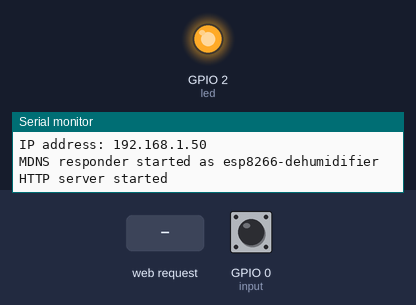
The sketch below on a simulated ESP8266 (NodeMCU). Parts: output pins drawn as LEDs (lit = HIGH), the last lines printed to the serial monitor. The inputs (shaded band) are chosen by the test bench; at power-on: GPIO 0 (input) HIGH. WiFi joins after 1.5 s; servers stay silent unless stated.

Above: at 2.7 s.
2.8 s: HTTP request GET /?led=1&on=1&off=1 received
At 3.1 s:
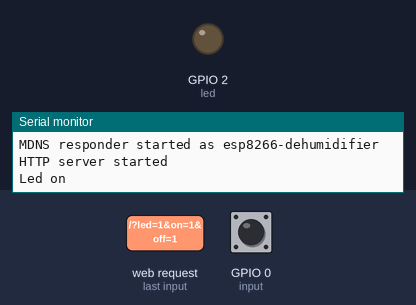
4.3 s: HTTP request GET /led?off=1 received
At 5.5 s:
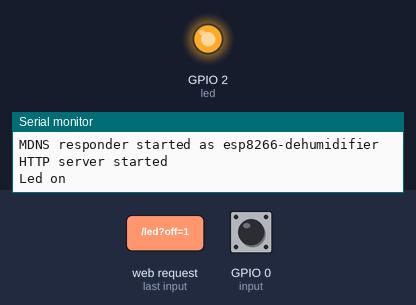
5.8 s: HTTP request GET /led?on=1 received
At 6.6 s:
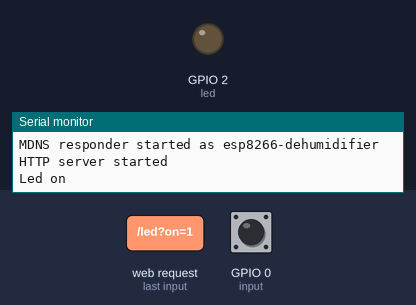
Timing chart, 0 to 8.8 s (numbered marks = the images above; inputs shaded):
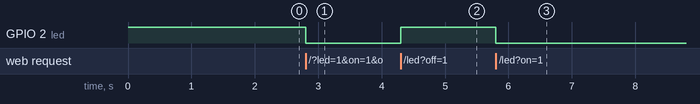

The sketch:

HelloServer.ino
```cpp
#include <ESP8266WiFi.h>
#include <WiFiClient.h>
#include <ESP8266WebServer.h>
#include <ESP8266mDNS.h>
#include <ESPAsyncUDP.h>

const char * ssid[] = {"SecurityCam13", "WLAN nicht verfuegbar."};
const char * password[] = {"VollerEmpfang", "Ich habe kein Passwort."};
const uint8_t APs = 2;
const char myName[] = "esp8266-dehumidifier";

ESP8266WebServer server(80);
AsyncUDP udp;

const int led = 2;
const int input = 0;
bool ledOn = false;
unsigned long lastUdpBeacon = 0;

void handleRoot() {
  char response[] = "esp8266dehumidifier\nled X is xxx. input x is xxx.";
  response[24] = led + '0';
  response[40] = input + '0';

  if(server.hasArg("led"))
  {
      ledOn = server.arg("led") == "1";
      digitalWrite(led, !ledOn);
  }
  Serial.print("Led ");
  if(ledOn)
  {
      Serial.println("on");
      memcpy(&response[29], "on. ", 4);
  }
  else
  {
      Serial.println("off");
      memcpy(&response[29], "off.", 4);
  }
  if(!digitalRead(input))
  {
      memcpy(&response[45], "on. ", 4);
  }
  else
  {
      memcpy(&response[45], "off.", 4);
  }
  server.send(200, "text/plain", response);
}

void handleNotFound(){
  digitalWrite(led, 1);
  String message = "File Not Found\n\n";
  message += "URI: ";
  message += server.uri();
  message += "\nMethod: ";
  message += (server.method() == HTTP_GET)?"GET":"POST";
  message += "\nArguments: ";
  message += server.args();
  message += "\n";
  for (uint8_t i=0; i<server.args(); i++){
    message += " " + server.argName(i) + ": " + server.arg(i) + "\n";
  }
  server.send(404, "text/plain", message);
  digitalWrite(led, 0);
}

void setup(void){
  pinMode(led, OUTPUT);
  pinMode(input, INPUT_PULLUP);
  digitalWrite(led, 1);

  Serial.begin(115200);
  WiFi.mode(WIFI_STA);
  Serial.println("");

  // Wait for connection
  uint8_t ap;
  for(ap = 0; ap < APs; ap++)
  {
      Serial.print("Trying to connect to ");
      Serial.println(ssid[ap]);
      WiFi.begin(ssid[ap], password[ap]);
      for(uint8_t tries = 30; WiFi.status() != WL_CONNECTED && WiFi.status() != WL_CONNECT_FAILED && tries != 0; tries--) {
          delay(500);
          Serial.println(tries);
      }
      if(WiFi.status() == WL_CONNECTED)
      {
          goto init;
      }
  }
  while(true)
  {
      Serial.println("WiFi connect failed.");
      delay(1000);
  }

init:
  Serial.println("");
  Serial.print("Connected to ");
  Serial.println(ssid[ap]);
  Serial.print("IP address: ");
  Serial.println(WiFi.localIP());

  if (MDNS.begin(myName)) {
    Serial.print("MDNS responder started as ");
    Serial.println(myName);
  }

  server.on("/", handleRoot);

  server.on("/pin", [](){
    server.send(200, "text/plain", !digitalRead(input) ? "1" : "0");
  });
  server.on("/led", [](){
    if(server.hasArg("on"))
    {
        ledOn = true;
        digitalWrite(led, !ledOn);
    }
    else if(server.hasArg("off"))
    {
        ledOn = false;
        digitalWrite(led, !ledOn);
    }
    server.send(200, "text/plain", ledOn ? "1" : "0");
  });

  server.onNotFound(handleNotFound);

  server.begin();
  Serial.println("HTTP server started");
}

void loop(void){
  server.handleClient();
  if(millis() - lastUdpBeacon > 5000)
  {
      udp.broadcastTo(myName, 6666);
      lastUdpBeacon = millis();
  }
}
```

Measured:
- after the input at 2.8 s, GPIO 2 (led): HIGH → LOW at once
- after the input at 4.3 s, GPIO 2 (led): LOW → HIGH at once
- after the input at 5.8 s, GPIO 2 (led): HIGH → LOW at once
